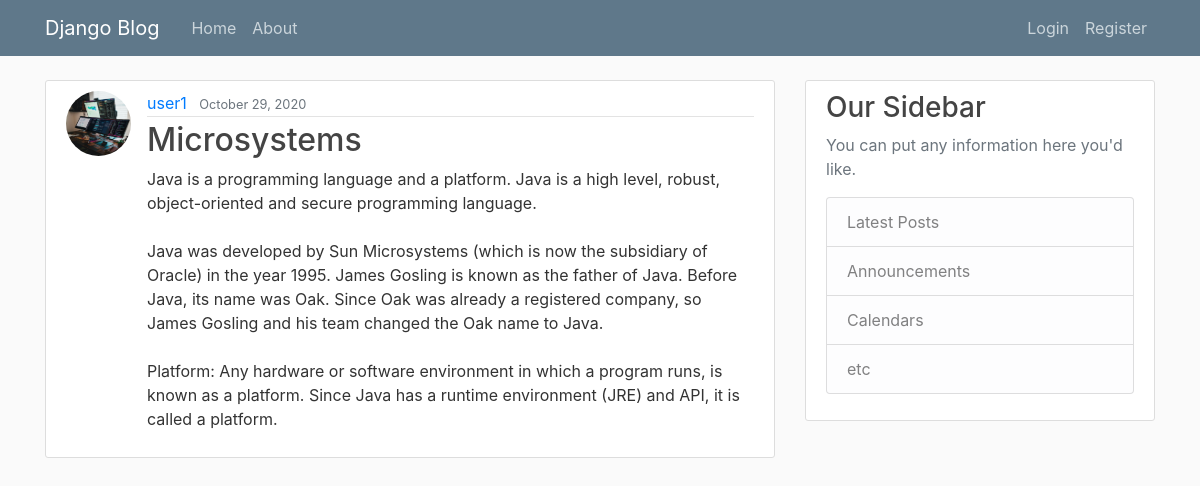
Screenshot of /post/3/ with the database file from the repository.
### blog/models.py (models this page shows, shortened)
class Post(models.Model):
    title = models.CharField(max_length=100)
    content = models.TextField()
    date_posted = models.DateTimeField(default=timezone.now)
    author = models.ForeignKey(User, on_delete=models.CASCADE)

### users/models.py (models this page shows, shortened)
class Profile(models.Model):
    image = models.ImageField(default='default.jpg', upload_to='profile_pics')
    user = models.OneToOneField(User, on_delete=models.CASCADE)

### blog/views.py (the view)
# urls.py: path('post/<int:pk>/', PostDetailView.as_view(), name='post-detail'),
class PostDetailView(DetailView):
    model = Post

### blog/templates/blog/post_detail.html (shortened to what this page needs)
{% extends "blog/base.html" %}
{% block content %}
  <article class="media content-section">
    <img class="rounded-circle article-img" src="{{ object.author.profile.image.url }}">
    <div class="media-body">
      <div class="article-metadata">
        <a class="mr-2" href="#">{{ object.author }}</a>
        <small class="text-muted">{{ object.date_posted|date:"F d, Y" }}</small>
      </div>
      <h2 class="article-title">{{ object.title }}</h2>
      <p class="article-content">{{ object.content }}</p>
    </div>
  </article>
{% endblock content %}

### blog/static/blog/main.css (style rules this page uses)
body { background: #fafafa; color: #333333; margin-top: 5rem; }
h1, h2, h3, h4, h5, h6 { color: #444444; }
.content-section { background: #ffffff; padding: 10px 20px; border: 1px solid #dddddd; border-radius: 3px; margin-bottom: 20px; }
.article-title { color: #444444; }
.article-content { white-space: pre-line; }
.article-img { height: 65px; width: 65px; margin-right: 16px; }
.article-metadata { padding-bottom: 1px; margin-bottom: 4px; border-bottom: 1px solid #e3e3e3 }

### rows the page displays
Post: author.profile.image (placeholder picture), author "user1", date_posted "October 29, 2020", title "Microsystems", content "Java is a programming language and a platform. Java is a high level, robust, object-oriented and secure programming language. Java was developed by Sun Microsystems (which is now the subsidiary of Oracle) in the year 1995. James Gosling is known as the father of Java. Before Java, its name was Oak. Since Oak was already a registered company, so James Gosling and his team changed the Oak name to Java. Platform: Any hardware or software environment in which a program runs, is known as a platform. Since Java has a runtime environment (JRE) and API, it is called a platform."
